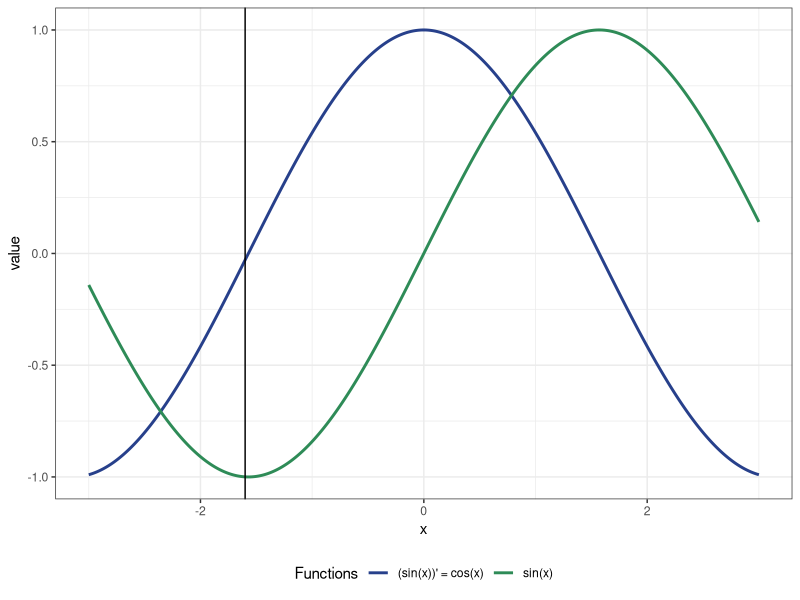

R code for this plot:
## ---- chunk 1
3 > 6; !(3 > 6)
"sing" == "sign"; !("sing" == "sign"); "sing" != "sign"
a <- c(TRUE, FALSE, FALSE, TRUE); !a
## ---- chunk 2
4 != 2 & 1 > 4
4 != 2 & 1 < 4
a <- c(TRUE, TRUE, FALSE, FALSE); b <- c(TRUE, FALSE, TRUE, FALSE)
a & b
## ---- chunk 3
4 != 2 | 1 > 4
4 == 2 | 1 == 4
a <- c(TRUE, TRUE, FALSE, FALSE); b <- c(TRUE, FALSE, TRUE, FALSE)
a | b
## ---- chunk 4
a <- c(TRUE, TRUE, FALSE, FALSE); b <- c(TRUE, FALSE, TRUE, FALSE)
xor(a, b)
## ---- chunk 5
letter_number <- function(x) {
  which(x == letters)
}
letter_number("a"); letter_number("z"); letter_number("i")
## ---- chunk 6
library(tidyverse)
tibble(x = seq(-3, 3, 0.001),
       `sin(x)` = sin(x),
       `(sin(x))' = cos(x)` = cos(x)) %>% 
  pivot_longer(cols = -x) %>% 
  ggplot(aes(x, value, color = name)) +
  geom_line(size = 1) +
  geom_vline(xintercept = -1.6) +
  theme_bw() +
  labs(color = 'Functions') +
  theme(legend.position = 'bottom') +
  scale_color_manual(values = c('royalblue4', 'seagreen4'))
## ---- chunk 7
integrate(f = sqrt, lower = 0, upper = 3)
## ---- chunk 8
A <- matrix(sample(20:30, 9), nrow = 3)
det(A) # так вычисляется детерминант матрицы
## ---- chunk 9
tr <- function(A) {
  ifelse(dim(A)[1] == dim(A)[2],
         sum(diag(A)),
         "матрица не является квадратной")
}
## ---- chunk 10
B <- matrix(sample(1:100, 25), nrow = 5)
C <- matrix(sample(1:100, 12), nrow = 4)
tr(B)
tr(C)
